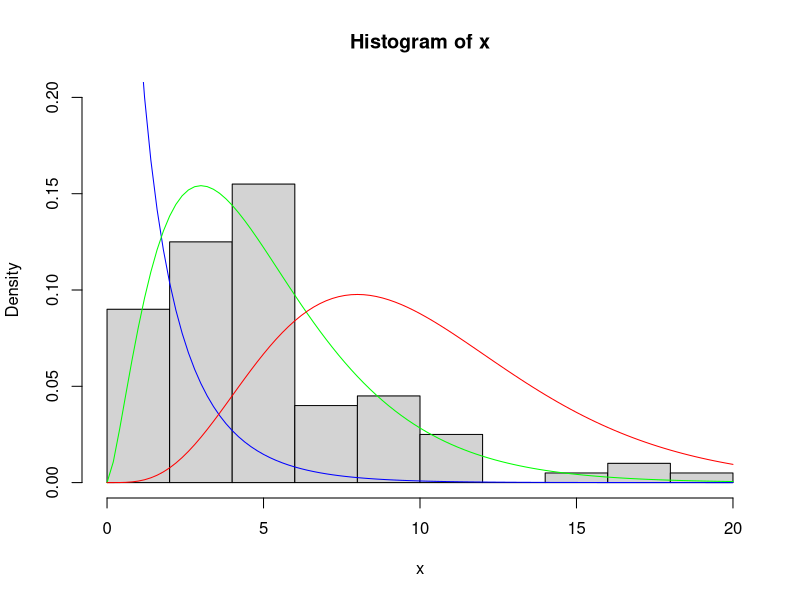
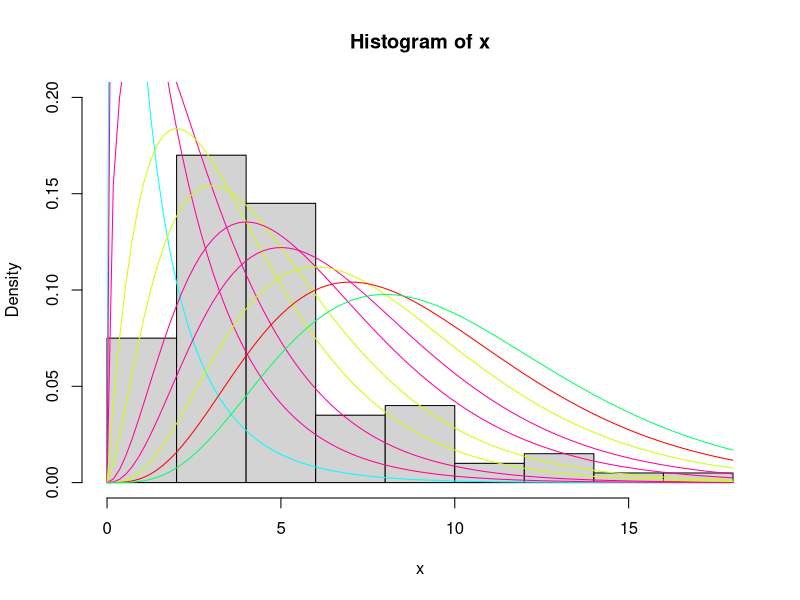
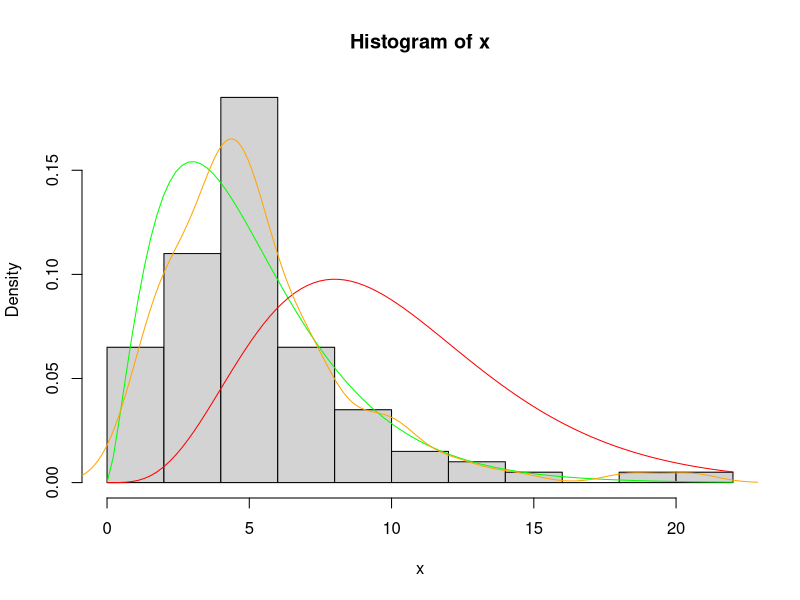

These figures' R source, in order: (Note: this script raises an error after producing the figures.)
# Chi Square Distribution
x <- rchisq(100, 5) 
hist(x, prob=TRUE, ylim=c(0,0.2)) 
curve( dchisq(x, df=1), col='blue', add=TRUE) 
curve( dchisq(x, df=5), col='green', add=TRUE) 
curve( dchisq(x, df=10), col='red', add=TRUE ) 

x <- rchisq(100, 5) 
hist(x, prob=TRUE, ylim=c(0,0.2)) 
for (i in 1:10) {
  curve( dchisq(x, df=i), col=sample(rainbow(10)), lwd=1, add=TRUE) 
}
?curve



# Example 2

x <- rchisq(100, 5)
hist(x, prob=TRUE)
curve( dchisq(x, df=5), col='green', add=TRUE)
curve( dchisq(x, df=10), col='red', add=TRUE )

#It may be easier to compare the therotical curve to a density estimate rather than the histogram:
lines( density(x), col='orange')


#Here is one way to dynamically change the df to see how the fit compares:
  
tmpfun <- function(x,df=1) {
    hist(x, prob=TRUE)
    curve( dchisq(x, df=df), col='blue', add=TRUE )
  }

TeachingDemos::tkexamp( tmpfun(x), list( df=list('slider', from=1, to=15)))


#Another approach that may give a better feel for the fit is the hanging rootogram:
  
library(vcd)

tmp <- hist(x, plot=FALSE)
rootogram( tmp$counts, diff(pchisq( tmp$breaks, df=5 )*length(x) ) )
rootogram( tmp$counts, diff(pchisq( tmp$breaks, df=10 )*length(x) ) )

tmpfun2 <- function(x, df=1) {
  tmp <- hist(x, plot=FALSE)
  rootogram( tmp$counts, diff(pchisq(tmp$breaks, df=df)*length(x) ) )
}

TeachingDemos::tkexamp( tmpfun2(x), list( df=list('slider', from=1, to=15)))
